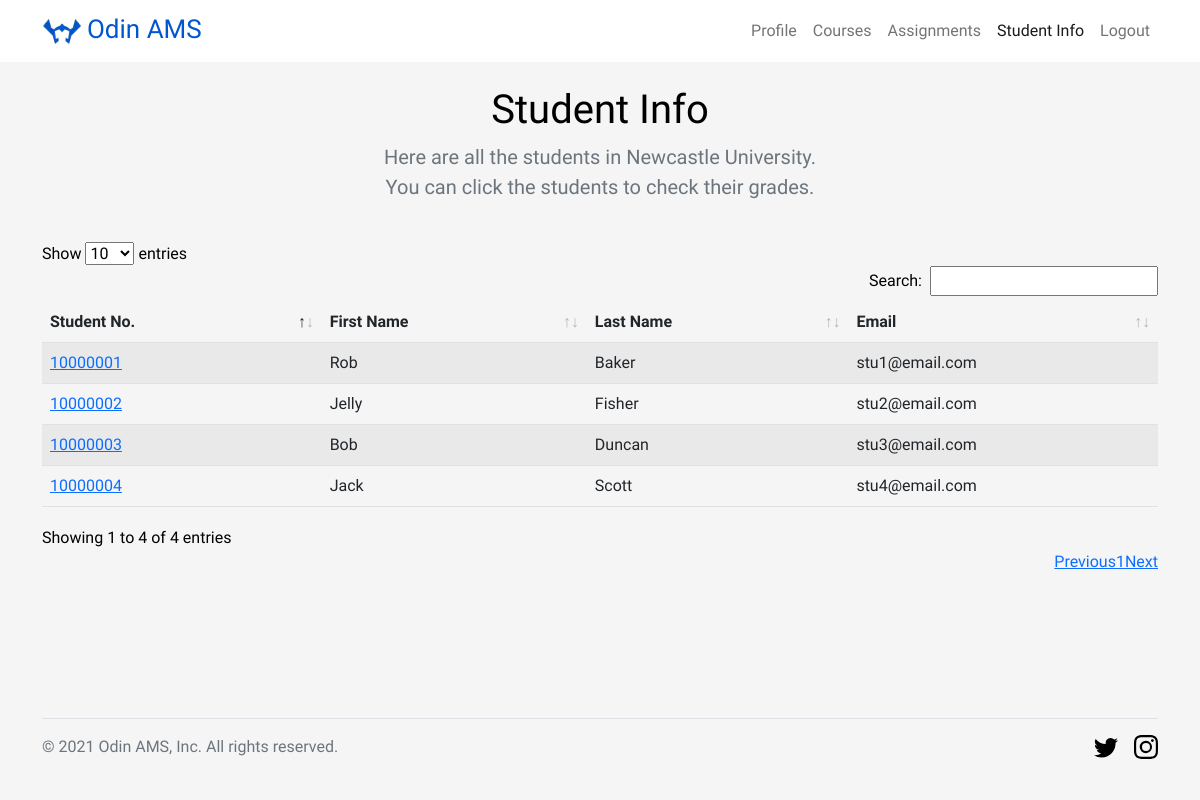
The page /student_info (signed in) on the database as committed earlier.
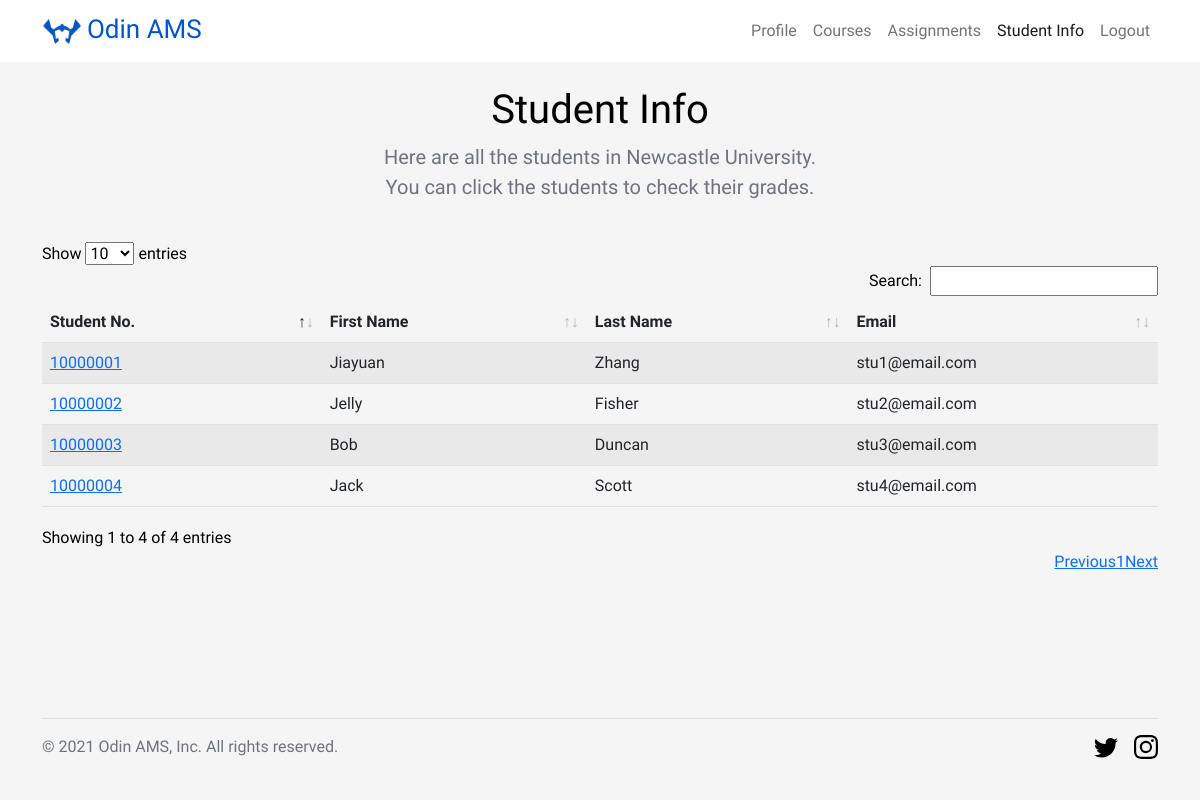
The same page on the database as committed later.
### models.py (models this page shows, shortened)
class School(db.Model):
    __tablename__ = 'School'
    ID = db.Column(db.Integer, primary_key=True)
    schoolName = db.Column(db.String(100), nullable=False)

class User(db.Model, UserMixin):
    __tablename__ = 'User'
    email = db.Column(db.String(100), primary_key=True)
    role = db.Column(db.String(10), nullable=False)
    password = db.Column(db.String(300), nullable=False)
    schoolID = db.Column(db.Integer, db.ForeignKey(School.ID), nullable=False)
    firstName = db.Column(db.String(30), nullable=False)
    surname = db.Column(db.String(30), nullable=False)
    UID = db.Column(db.String(36), nullable=False)
    approved = db.Column(db.Boolean, nullable=False)

### users/views.py (the view)
@users_blueprint.route('/student_info')
@login_required
@requires_roles('teacher')
def student_info():
    users = User.query.filter_by(schoolID=current_user.schoolID).all()
    students = []
    for s in users:
        if s.role == "student":
            students.append(s)
    school = School.query.filter_by(ID=current_user.schoolID).first().schoolName
    return render_template('student-info.html', students=students, school=school)

### app.py (called while the page is built)
def login_required(func):
    @wraps(func)
    def decorated_view(*args, **kwargs):
        if request.method in EXEMPT_METHODS:
            return func(*args, **kwargs)
        elif not current_user.is_authenticated:
            logging.warning('SECURITY - Anonymous invalid access| | |%s', request.remote_addr)
            return current_app.login_manager.unauthorized() and render_template('errors/403.html')
        return func(*args, **kwargs)
    return decorated_view

def requires_roles(*roles):
    def wrapper(f):
        @wraps(f)
        def wrapped(*args, **kwargs):
            if not current_user.is_authenticated:
                return f(*args, **kwargs)
            elif current_user.role not in roles:
                logging.warning('SECURITY - UNAUTHORISED ACCESS ATTEMPT|%s|%s|%s',
                                current_user.UID,
                                current_user.email,
                                request.remote_addr)
                return render_template('errors/403.html')
            return f(*args, **kwargs)
        return wrapped
    return wrapper

    @login_manager.user_loader
    def load_user(email):
        return User.query.get(email)

### templates/student-info.html (shortened to what this page needs)
<!DOCTYPE html>
<html>
<head>
    <link rel="stylesheet" href="{{ url_for('static',filename='css/bootstrap.min.css') }}">
    <link rel="stylesheet" href="{{ url_for('static',filename='css/base.css') }}">
    <link rel="stylesheet" href="{{ url_for('static',filename='css/dataTables.bootstrap5.min.css') }}">
</head>
<body>
	<header>
		<nav id="header-nav" class="navbar navbar-expand-lg navbar-light">
			<div class="container">
				<a class="navbar-brand" href="{{ url_for('users.welcome') }}">
					<img src="../static/image/logo.png" alt="Logo" width="40" height="37.6" class="d-inline-block align-text-center">
					<span>Odin AMS</span>
				</a>
		        <div id="navbarSupportedContent" class="collapse navbar-collapse">
		           <ul class="navbar-nav ms-auto mb-2 mb-lg-0">
			        	<li class="nav-item">
			            	<a class="nav-link" href="{{ url_for('users.profile') }}"><span>Profile</span></a>
			            </li>
			            <li class="nav-item">
			            	<a class="nav-link" href="{{ url_for('courses.courses') }}"><span>Courses</span></a>
			            </li>
			            <li class="nav-item">
			            	<a class="nav-link" href="{{ url_for('assignments.assignments') }}"><span>Assignments</span></a>
			            </li>
			            <li class="nav-item">
			            	<a class="nav-link active" href="{{ url_for('users.student_info') }}"><span>Student Info</span></a>
			            </li>
			            <li class="nav-item">
			            	<a class="nav-link" href="{{ url_for('users.logout') }}"><span>Logout</span></a>
			            </li>
		          	</ul>
		        </div>
			</div>
		</nav>
	</header>
	<div id="page-container">
		<section class="text-center container">
    		<div class="row py-4">
      			<div class="col-lg-6 col-md-8 mx-auto">
			        <h1 class="fw-light">Student Info</h1>
			        <p class="lead text-muted">Here are all the students in {{ school }}. <br>You can click the students to check their grades.
                    </p>
      			</div>
    		</div>
  		</section>
        <div class="container">
            <table id="result-list" class="table table-striped table-hover" style="width:100%">
                <thead>
                    <tr>
                        <th>Student No.</th>
                        <th>First Name</th>
                        <th>Last Name</th>
                        <th>Email</th>
                    </tr>
                </thead>
                <tbody>
                    {% for student in students %}
                        <tr>
                            <td>
                                <form id="student{{ loop.index }}" method="POST" action="/student_info/results">
                                    <a href="#" onclick="document.getElementById('student{{ loop.index }}').submit();">
                                    {{ student.UID }}
                                    </a>
                                </form>
                            </td>
                                <td>{{ student.firstName }}</td>
                                <td>{{ student.surname }}</td>
                                <td>{{ student.email }}</td>
                        </tr>
                    {% endfor %}
                </tbody>
            </table>
        </div>
		<footer>
			<div class="container">
				<div class="d-flex flex-wrap justify-content-between align-items-center py-3 my-4 border-top">
					<div class="col-md-4 d-flex align-items-center">
	      				<span class="text-muted">&copy; 2021 Odin AMS, Inc. All rights reserved.</span>
	   				</div>
	    			<ul class="nav col-md-4 justify-content-end list-unstyled d-flex">
	      				<li class="ms-3"><a class="text-muted" href="https://twitter.com/UniofNewcastle?ref_src=twsrc%5Egoogle%7Ctwcamp%5Eserp%7Ctwgr%5Eauthor" target="_blank"><svg class="bi" width="24" height="24"><use xlink:href="#twitter"/></svg></a></li>
	      				<li class="ms-3"><a class="text-muted" href="https://www.instagram.com/hadjshell/" target="_blank"><svg class="bi" width="24" height="24"><use xlink:href="#instagram"/></svg></a></li>
	    			</ul>
				</div>
			</div>
		</footer>
	</div>
</body>
</html>

### static/css/base.css (style rules this page uses)
body { font-size: 16px; font-family: 'Readex Pro', sans-serif; background: #f5f5f5; color: black; }
#page-container { position: relative; min-height: 85vh; }
#header-nav { background: white; padding: 5px; }
.navbar-brand span { font-size: 1.3em; color: #0056d2; }
footer { position: absolute; bottom: 0; width: 100%; height: 3rem; }

Rows that differ between the two databases and show on the page:
changed User "stu1@email.com": firstName "Rob" → "Jiayuan"; surname "Baker" → "Zhang"
